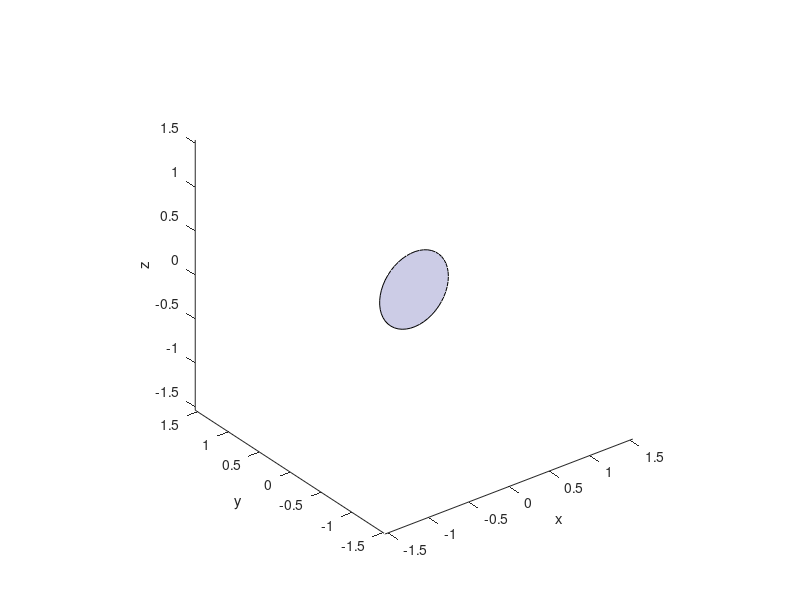

Source code (MATLAB): (Note: this script raises an error after producing the figure.)
capas=1;
draw=true;

rt=2.560/2;%Radio del espejo principal (m): ref. Nordic Optical Telescope (NOT) -> 2.560 m
r=rt/(capas*2+1);%
f=1;%Distancia focal del espejo completo.
%f=5.12; %(NOT) -> 5.12 m
t=@(capas) linspace(0,2*pi,capas*6+1); %Coloca posiciones para n espejos en 2pi radianes

T={}; %Cell array donde cada elemento es un vector de radianes donde colocaremos cada fila de espejos
for i=1:capas
    T{end+1}=t(i);
    T{end}(end)=[]; %Elimina el ultimo elemento redundante (T(1)=T(end))
end


rESP0=[zeros(3*capas*(capas+1),3)];

if 3*capas*(capas+1)>2500
    input("Nº de espejos:" + (3*capas*(capas+1)+1) + ", continuar? ")
end

k=linspace(0,2*pi,50);
x=@(r,theta) r*cos(theta);
y=@(r,theta) r*sin(theta);
%v=[[x(r,0);y(r,0);0],[x(r,1);y(r,1);0],[x(r,2);y(r,2);0],[x(r,3);y(r,3);0],[x(r,4);y(r,4);0],[x(r,5);y(r,5);0]];
v=[x(r,k);0*k;y(r,k)];

if draw
    figure
    plot3(0,0,0)
    hold on

    axis equal
    xlim([-rt*(1+0.2),rt*(1+0.2)])
    ylim([-rt*(1+0.2),rt*(1+0.2)])
    zlim([-rt*(1+0.2),rt*(1+0.2)])

    xlabel('x')
    ylabel('y')
    zlabel('z')
    patch(v(1,:),v(2,:),v(3,:),[0.8 0.8 0.9])

    title("Nº Capas:" + capas + " Nº Espejos:" + (3*capas*(capas+1)+1))
    annotation('textbox', [0.77, 0.5, 0.7, 0.1], 'String', {"PARAMETROS DEL ESPEJO","Distancia focal: " + f + "m", "Diametro del espejo: " + rt*2 + "m", "Diametro por segmento:" + rt/(capas*2+1), "Porcentaje de superficie cubierta:" + round(((3*capas*(capas+1)+1)*r^2)/(rt^2)*100,2) + "%"}, 'FitBoxToText', 'on');
end

k=0; %Guarda cuantos objetos habia en las capas anteriores
for i=1:capas
    for j=1:length(T{i})
        rj=[i*2*r*sin(T{i}(j)),(i*2*r)^2/(4*f),i*2*r*cos(T{i}(j))];
        rESP0(k+j,:)=rj; %Añade a la lista de posiciones despues de los k anteriores elementos
        vj=v+rj';
        if draw
            patch(vj(1,:),vj(2,:),vj(3,:),[0.8 0.8 0.9])
        end
    end
    k=k+6*i; %Actualiza k con el numero de elementos de la capa
end

view(0,0)
rESP0=[0,f,0;0,0,0;rESP0];

clearvars -except rESP0 v

writematrix(rESP0,'Telescopio completo\Datos\coordenadasESP') %[Coordenadas del foco; Coordenadas de los espejos]
writematrix(v,'Telescopio completo\Datos\verticesESPvertical') %Coordenadas de los vertices de un hexagono centrado en [0,0,0]
